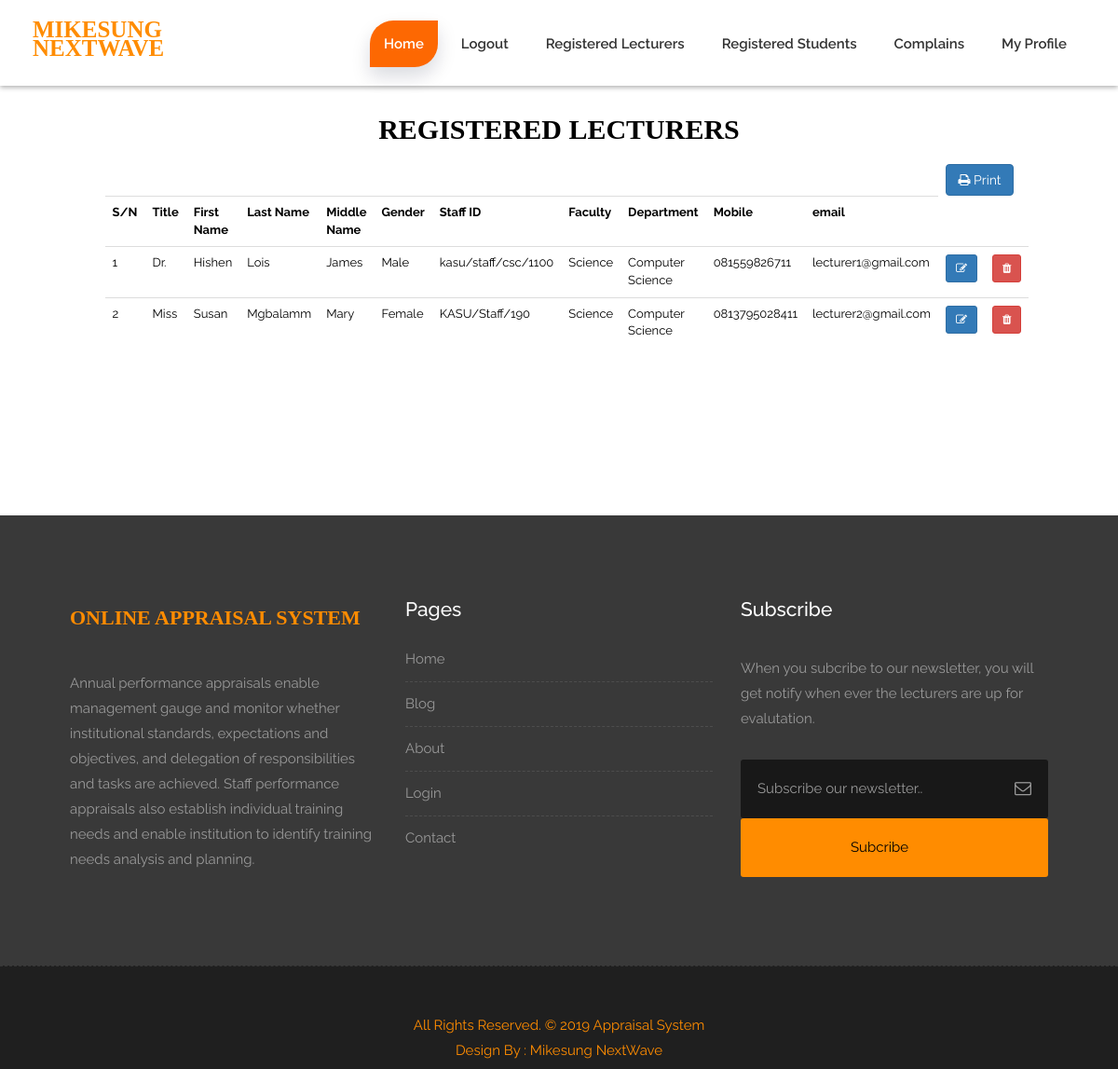
The app's page /registered_lecturers.php (signed in) with its own data.
### tables this page shows
CREATE TABLE `lecturers_data` (
  `id` int(11) NOT NULL,
  `title` varchar(50) DEFAULT NULL,
  `school_id` int(11) DEFAULT NULL,
  `faculty_id` int(11) DEFAULT NULL,
  `department_id` int(11) DEFAULT NULL,
  `firstName` varchar(50) DEFAULT NULL,
  `lastName` varchar(50) DEFAULT NULL,
  `middleName` varchar(50) DEFAULT NULL,
  `gender` varchar(50) DEFAULT NULL,
  `staff_id` varchar(100) DEFAULT NULL,
  `mobile` varchar(50) DEFAULT NULL,
  `password` varchar(50) DEFAULT NULL,
  `email` varchar(50) DEFAULT NULL
);

CREATE TABLE `faculties` (
  `id` int(11) NOT NULL,
  `faculties` varchar(100) NOT NULL
);

CREATE TABLE `departments` (
  `id` int(11) NOT NULL,
  `departments` varchar(100) NOT NULL
);

### registered_lecturers.php (the view, shortened to what this page needs)
<?php include ('admin_header.php'); ?>
<?php
include 'db_connect.php';
		$id = $_SESSION['id'];
		$sql2 = "SELECT * FROM admin
				INNER JOIN schools
				ON admin.school_id = schools.id
				WHERE admin.id = '".$id."'";
		$query2 = mysqli_query($conn, $sql2) or die(mysqli_error($conn));
		 $row2 = mysqli_fetch_assoc($query2)
?>
<div class="container-fluid" style="padding-bottom: 160px; padding-top: 20px">
		<div class="col-md-10 col-md-offset-1">
			<form class="form">
				<div class="row">
				 <p class="text-center" style="font-family: Gebriola; font-size: 30px; color: black"><b>REGISTERED LECTURERS</b></p>
		 		<div class="text-right">
		 			<td><a href="#" class='btn btn-primary' onclick="javascript:window.print()" /><i class='fa fa-print'></i> Print</a></td>
		 		</div>
		 		<table class="table" style="font-size: 13px">
		 			<tr>
		 				<th>S/N</th>
		 				<th>Title</th>
		 				<th>First Name</th>
		 				<th>Last Name</th>
		 				<th>Middle Name</th>
		 				<th>Gender</th>
		 				<th>Staff ID</th>
		 				<th>Faculty</th>
		 				<th>Department</th>
		 				<th>Mobile</th>
		 				<th>email</th>
		 			</tr>
		 			<?php
		 			$no=1;
		 			$sql="SELECT lecturers_data.id, lecturers_data.firstName, lecturers_data.lastName, lecturers_data.middleName, lecturers_data.staff_id, faculties.faculties, departments.departments, lecturers_data.gender, lecturers_data.mobile, lecturers_data.email, lecturers_data.title
		 				FROM lecturers_data
		 					INNER JOIN schools
                            ON lecturers_data.school_id = schools.id
                            INNER JOIN faculties
                            ON lecturers_data.faculty_id = faculties.id
                            INNER JOIN departments
                            ON lecturers_data.department_id = departments.id
                     		WHERE lecturers_data.school_id = '".$row2['school_id']."'";
		 					$query = mysqli_query($conn, $sql) or die(mysqli_error($conn));
		 		while ($row = mysqli_fetch_assoc($query)) {
		 			?>
		 			<tr>
		 				<td><?php echo $no ; ?></td>
		 				<td><?php echo $row['title']; ?></td>
		 				<td><?php echo $row['firstName']; ?></td>
		 				<td><?php echo $row['lastName']; ?></td>
		 				<td><?php echo $row['middleName']; ?></td>
		 				<td><?php echo $row['gender']; ?></td>
		 				<td><?php echo $row['staff_id']; ?></td>
		 				<td><?php echo $row['faculties']; ?></td>
		 				<td><?php echo $row['departments']; ?></td>
		 				<td><?php echo $row['mobile']; ?></td>
		 				<td><?php echo $row['email']; ?></td>
		 				<td><a href="admin_edit_lecturer.php?id=<?php echo $row['id']; ?>" class='btn btn-sm btn-primary' name="edit" ><i class='fa fa-edit'></i></a></td>
		 				<td><a href="registered_lecturers.php?delete=<?php echo $row['id']; ?>" class='btn btn-sm btn-danger' name="delete" ><i class='fa fa-trash'></i></a></td>
		 			</tr>
		 		<?php
		 		$no++;
		 			}
		 		?>
 			</table>
		 </div>
	  </form>
 	</div>
</div>
<?php include 'footer.php' ?>
</body>
</html>

### style.css (style rules this page uses)
body { color: #999; font-size: 15px; font-family: 'Raleway', sans-serif; line-height: 1.80857; }
a { color: #1f1f1f; text-decoration: none !important; outline: none !important; -webkit-transition: all .3s ease-in-out; -moz-transition: all .3s ease-in-out; -ms-transition: all .3s ease-in-out; -o-transition: all .3s ease-in-out; transition: all .3s ease-in-out; }
a { color: #1f1f1f; text-decoration: none; outline: none; }
a, .btn { text-decoration: none !important; outline: none !important; -webkit-transition: all .3s ease-in-out; -moz-transition: all .3s ease-in-out; -ms-transition: all .3s ease-in-out; -o-transition: all .3s ease-in-out; transition: all .3s ease-in-out; }
:root { --pricingTable-yellow: #fd6802; --pricingTable-purple: #fd6802; --pricingTable-blue: #fd6802; }

### css/responsive.css (style rules this page uses)
@media (max-width: 1200px) { .container-fluid { width: 100%; padding: 0 15px; } }

### registered_lecturers.php (style rules this page uses)
table,th,td { color: black; }

### records on screen
lecturers_data: title "Dr.", firstName "Hishen", lastName "Lois", middleName "James", gender "Male", staff "kasu/staff/csc/1100", faculty.faculties "Science", department.departments "Computer Science", mobile "081559826711", email "lecturer1@gmail.com"
lecturers_data: title "Miss", firstName "Susan", lastName "Mgbalamm", middleName "Mary", gender "Female", staff "KASU/Staff/190", faculty.faculties "Science", department.departments "Computer Science", mobile "0813795028411", email "lecturer2@gmail.com"
